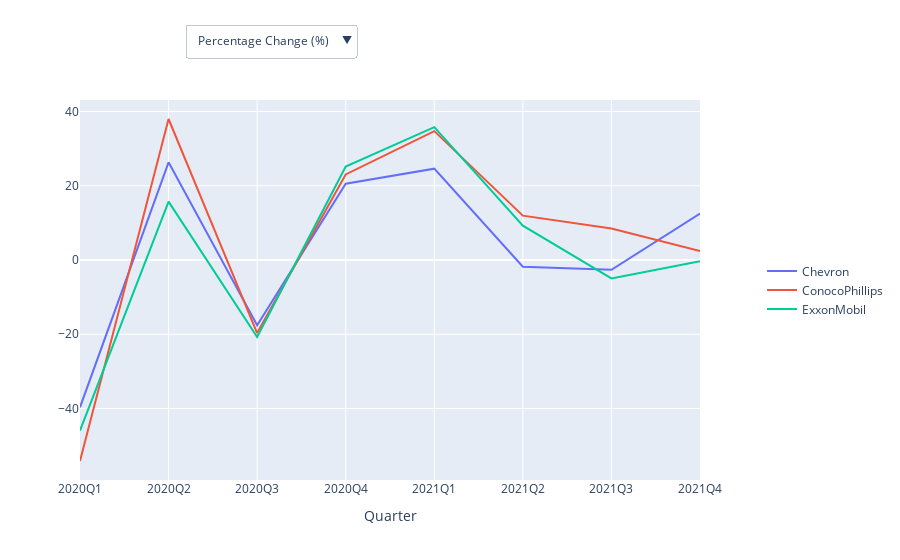

The code cell stored with this chart in its notebook:
### Code cell
# Create an empty figure object
fig = go.Figure()

# Add traces for each Company using the default metric
for Company in oil_data['Company'].unique():
    Company_data = oil_data[oil_data['Company'] == Company]
    fig.add_trace(go.Scatter(x=Company_data['Quarter'], y=Company_data[metric], mode='lines', name=Company))

# Create dropdown menu for selecting different metrics
dropdown_buttons = [
    dict(
        label=col,
        method="update",
        args=[{"y": [oil_data[oil_data['Company'] == Company][col] for Company in oil_data['Company'].unique()]}]
    ) for col in available_columns
]

# Create layout with dropdown
fig.update_layout(
    xaxis_title="Quarter",
    legend=dict(
        orientation="v",
        y=0.5,
        x=1.1
    ),
    updatemenus=[
        dict(
            buttons=dropdown_buttons,
            direction="down",
            showactive=True,
            x=0.17,  # Adjust the position of the dropdown
            xanchor="left",
            y=1.2,
            yanchor="top"
        )
    ]
)

# Display the plot
fig.show()

### Figure 1 — Plotly figure (JSON) as saved in the notebook; plotly's stock layout.template omitted (floating-point values rounded to 4 significant figures)
{"data": [{"mode": "lines", "name": "Chevron", "type": "scatter", "x": ["2020Q1", "2020Q2", "2020Q3", "2020Q4", "2021Q1", "2021Q2", "2021Q3", "2021Q4"], "y": [-39.66, 26.31, -17.54, 20.56, 24.6, -1.806, -2.627, 12.51]}, {"mode": "lines", "name": "ConocoPhillips", "type": "scatter", "x": ["2020Q1", "2020Q2", "2020Q3", "2020Q4", "2021Q1", "2021Q2", "2021Q3", "2021Q4"], "y": [-54.12, 37.98, -19.66, 23.07, 34.72, 11.96, 8.492, 2.439]}, {"mode": "lines", "name": "ExxonMobil", "type": "scatter", "x": ["2020Q1", "2020Q2", "2020Q3", "2020Q4", "2021Q1", "2021Q2", "2021Q3", "2021Q4"], "y": [-45.92, 15.72, -20.75, 25.17, 35.78, 9.252, -4.964, -0.3118]}], "layout": {"legend": {"orientation": "v", "x": 1.1, "y": 0.5}, "updatemenus": [{"buttons": [{"args": [{"y": [[-39.66, 26.31, -17.54, 20.56, 24.6, -1.806, -2.627, 12.51], [-54.12, 37.98, -19.66, 23.07, 34.72, 11.96, 8.492, 2.439], [-45.92, 15.72, -20.75, 25.17, 35.78, 9.252, -4.964, -0.3118]]}], "label": "Percentage Change (%)", "method": "update"}, {"args": [{"y": [[788831500, 716030900, 611381100, 717577300, 705058900, 608668800, 669614200, 658214400], [624612700, 566239600, 444869500, 781031700, 689248900, 537368600, 550913900, 511491700], [2010286000, 1853656700, 1487158200, 1938188100, 1929528100, 1505610200, 1325173700, 1284388400]]}], "label": "Volume", "method": "update"}, {"args": [{"y": [[19.32, 6.044, 5.689, 8.39, 7.943, 2.589, 3.021, 3.743], [14.48, 4.676, 2.829, 4.8, 5.798, 3.8, 3.589, 1.93], [12.7, 3.239, 3.266, 3.864, 5.508, 2.815, 2.473, 1.709]]}], "label": "Volatility", "method": "update"}, {"args": [{"y": [[-40.02, 28.37, -19.35, 18.1, 23.07, -0.494, -5.143, 14.8], [-52.82, 43.32, -22.46, 24.08, 30.79, 14.65, 8.103, 5.557], [-45.94, 21.32, -22.84, 21.99, 34.69, 12.0, -8.565, 2.996]]}], "label": "Quarter ROI (%)", "method": "update"}], "direction": "down", "showactive": true, "x": 0.17, "xanchor": "left", "y": 1.2, "yanchor": "top"}], "xaxis": {"title": {"text": "Quarter"}}}}
